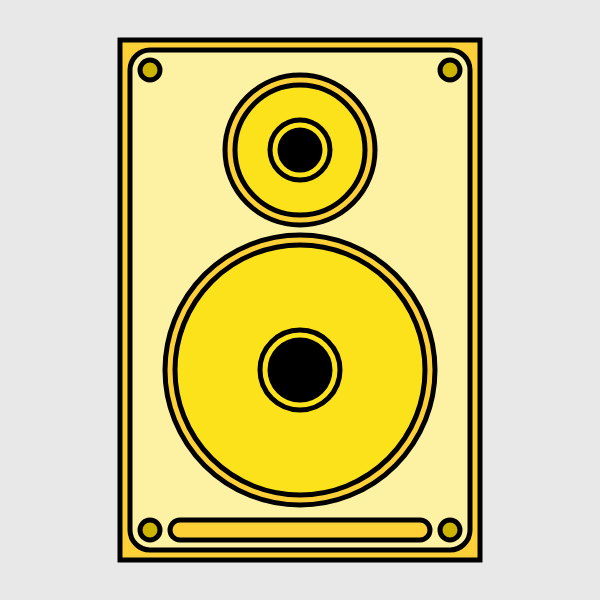
Frame 1 (no input)
Frame 60 (no input): identical to frame 1, image omitted
Frame 120 (the mouse pressed at the canvas centre since frame 60): identical to frame 1, image omitted

The p5.js sketch that drew this single still picture (run headless with seeded random() and noise() and a simulated clock; from frame 60 on, the mouse is pressed at the canvas centre):

// p5.js sketch
// ── sketch.js
function add(num1, num2) {
    return num1 + num2
}

window.makeItGreen = function() {
    var circle = document.getElementById('circle');
    circle.style.backgroundColor = 'green';
  }

  console.log(makeItGreen)

  function setup() {
    createCanvas(600, 600);
  }

  let object = {
  bgCol: '#e8e8e8',
  col1: '#fdf2a3',
  col2: '#ccb402',
  col3: '#fdd037',
  col4: '#fce21b',
  };

  function draw() {
    background(object.bgCol);

    strokeWeight(5);
//case
    fill(object.col3);
    rect(120, 40, 360, 520);
    fill(object.col1);
    rect(130, 50, 340, 500, 20);
//screws
    fill(object.col2);
    circle(150, 70, 20);
    circle(450, 70, 20);
    circle(150, 530, 20);
    circle(450, 530, 20);
//bottom line
fill(object.col3);
rect(170, 520, 260, 20, 20);

//bottom circle
fill(object.col3);
circle(300, 370, 270);
fill(object.col4);
circle(300, 370, 250);
noFill();
circle(300, 370, 80);
fill('black');
circle(300, 370, 60);

//top circle
fill(object.col3);
circle(300, 150, 150);
fill(object.col4);
circle(300, 150, 130);
circle(300, 150, 60);
fill('black');
circle(300, 150, 40);

console.log(object);
  }


  

// ── main.css
html{
    display: flex;
    align-items: center;
    justify-content: center;
  }

.circle-container{
    height: 100%;
    padding: 50px;
    display: flex;
    align-items: center;
    justify-content: center;
}

.circle{
    height: 50vh;
    width: 50vh;
    background-color: blue;
    border-radius: 50%;
  }
